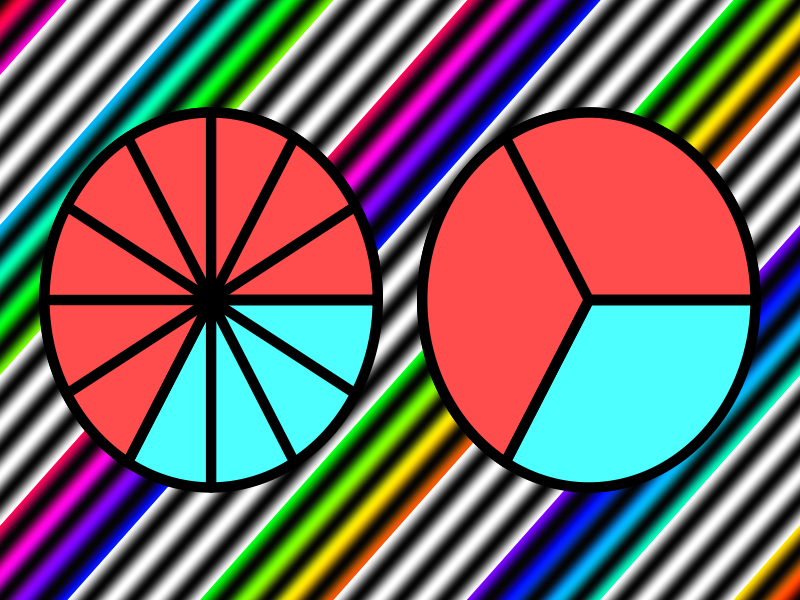

Write R code to recreate this figure.
png("simpfrac.png",1200,800)


par(mar=c(0,0,0,0), xaxs='i', yaxs='i')

plot(0,0,"n",xlim=c(-6,6),ylim=c(-4,4),axes=F,ann=F)

for(i in seq(-10,10,0.01)){
    prog = (i+10)/20
    coll = hsv((3*prog)%%1,(sign(cos(5*2*pi*prog))+1)/2,sin(15*2*pi*prog)^2)
    abline(i,1,col=coll)
}

th = seq(0,2*pi,pi/1000)
r = 2.5
lwd=10

x1 = -((12-4*r)/6+r)
x2 =  ((12-4*r)/6+r)
polygon(r*cos(th)+x1,r*sin(th),lwd=lwd,col=rgb(0.3,1,1))
polygon(r*cos(th)+x2,r*sin(th),lwd=lwd,col=rgb(0.3,1,1))

thp = seq(0,2*pi*2/3,pi/1000)
polygon(c(x1,r*cos(thp)+x1,x1),c(0,r*sin(thp),0),col=rgb(1,0.3,0.3),lwd=lwd)
polygon(c(x2,r*cos(thp)+x2,x2),c(0,r*sin(thp),0),col=rgb(1,0.3,0.3),lwd=lwd)




th2 = seq(0,2*pi,2*pi/12)
th3 = seq(0,2*pi,2*pi/3)

for(i in th2){
    lines(c(x1,r*cos(i)+x1),c(0,r*sin(i)),lwd=lwd)
}

for(i in th3){
    lines(c(x2,r*cos(i)+x2),c(0,r*sin(i)),lwd=lwd)
}





dev.off()
